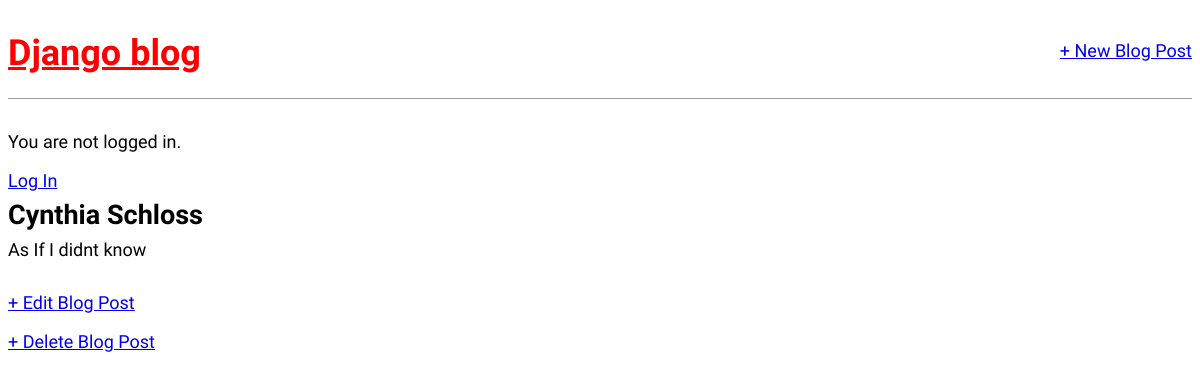
Before: /post/2/ with the older database file.
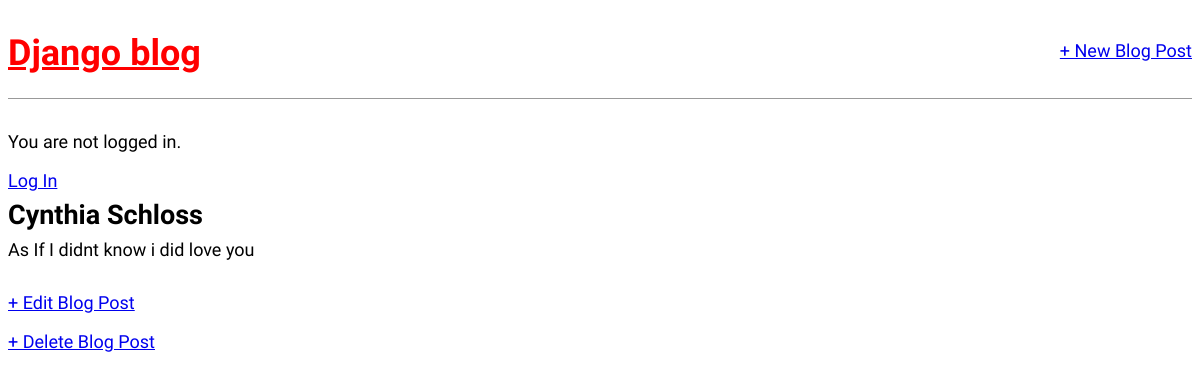
After: the same page with the newer database file.
### blog/models.py (models this page shows, shortened)
class Post(models.Model):
    title = models.CharField(max_length=255)
    author = models.ForeignKey(
        'auth.User',
        on_delete=models.CASCADE
    )
    body = models.TextField()

### blog/views.py (the view)
# urls.py: path('post/<int:pk>/', BlogDetailView.as_view(), name='post_detail'),
class BlogDetailView(DetailView):
    model = Post
    template_name = 'post_detail.html'

### templates/post_detail.html
{% extends 'base.html' %}
{% block content %}
    <div class="post-entry">
        <h2>{{ post.title }}</h2>
        <p>{{ post.body }}</p>
    </div>
    <a href="{% url 'post_edit' post.pk %}">+ Edit Blog Post</a>
    <p><a href="{% url 'post_delete' post.pk %}">+ Delete Blog Post</a></p>
{% endblock content %}

Changed rows visible on the page:
changed Post "Cynthia Schloss": body "As If I didnt know" → "As If I didnt know i did love you"
